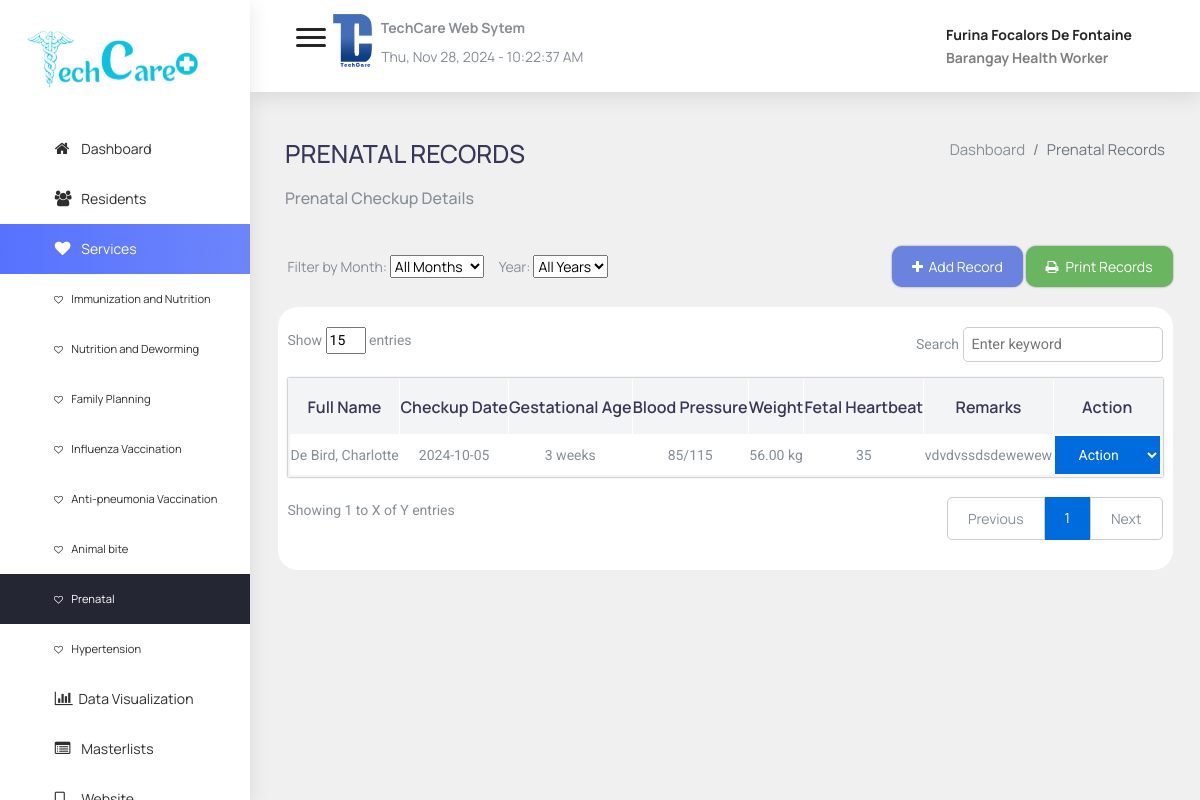
Page /admin/services7.php (signed in) on the earlier database version.
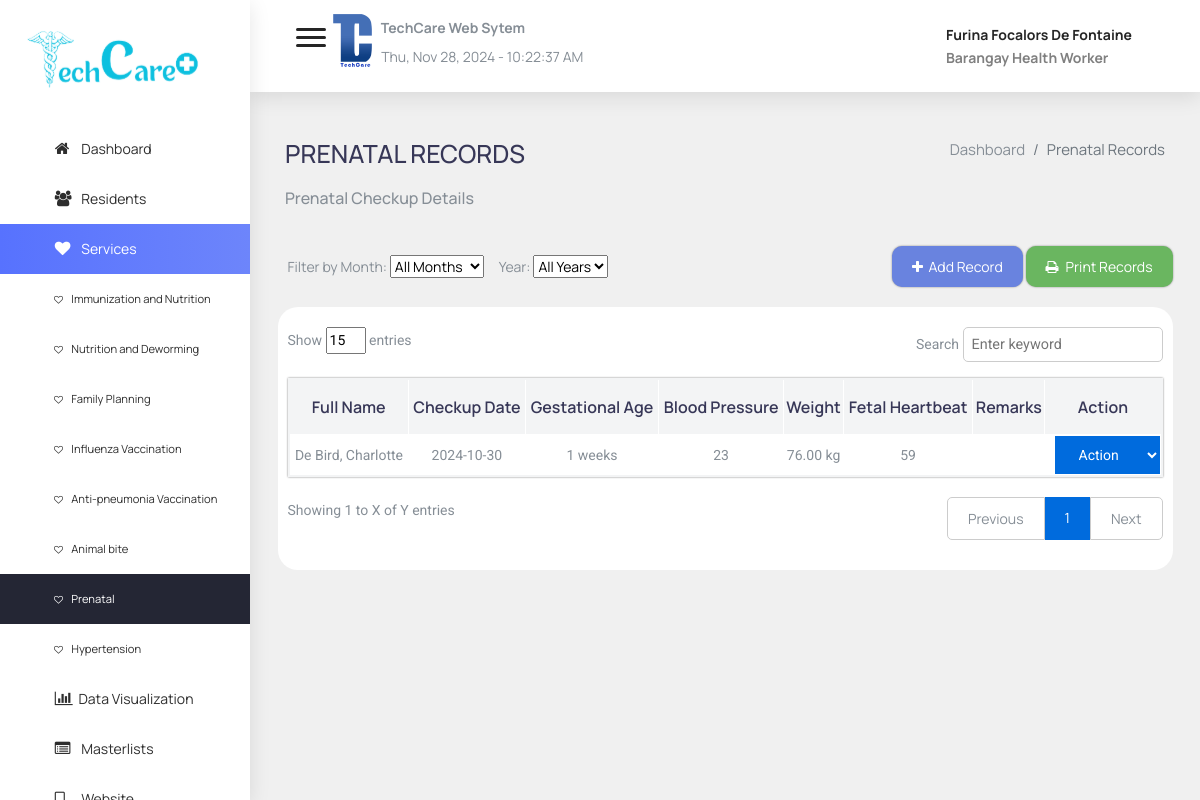
Same page on the later database version.
### tables this page shows
CREATE TABLE `prenatal` (
  `prenatal_id` int(11) NOT NULL,
  `resident_id` int(11) NOT NULL,
  `checkup_date` date NOT NULL,
  `gestational_age` int(11) DEFAULT NULL,
  `blood_pressure` varchar(50) DEFAULT NULL,
  `weight` decimal(10,2) DEFAULT NULL,
  `fetal_heartbeat` varchar(50) DEFAULT NULL,
  `calcium_supplementation` tinyint(1) DEFAULT 0,
  `iodine_capsules` tinyint(1) DEFAULT 0,
  `deworming_tablets` tinyint(1) DEFAULT 0,
  `syphilis_screened` tinyint(1) DEFAULT 0,
  `syphilis_positive` tinyint(1) DEFAULT 0,
  `hepB_screened` tinyint(1) DEFAULT 0,
  `hepB_positive` tinyint(1) DEFAULT 0,
  `hiv_screened` tinyint(1) DEFAULT 0,
  `cbc_tested` tinyint(1) DEFAULT 0,
  `cbc_anemia` tinyint(1) DEFAULT 0,
  `gestational_diabetes_screened` tinyint(1) DEFAULT 0,
  `gestational_diabetes_positive` tinyint(1) DEFAULT 0,
  `remarks` text DEFAULT NULL
);

CREATE TABLE `residents` (
  `id` int(11) NOT NULL,
  `fname` varchar(255) NOT NULL,
  `mname` varchar(255) NOT NULL,
  `lname` varchar(255) NOT NULL,
  `suffix` varchar(255) NOT NULL,
  `sex` varchar(255) NOT NULL,
  `bday` varchar(255) NOT NULL,
  `pob` varchar(255) NOT NULL,
  `religion` varchar(255) NOT NULL,
  `citizenship` varchar(255) NOT NULL,
  `street` varchar(255) NOT NULL,
  `zone` varchar(255) NOT NULL,
  `brgy` varchar(255) NOT NULL,
  `mun` varchar(255) NOT NULL,
  `province` varchar(255) NOT NULL,
  `zipcode` varchar(255) NOT NULL,
  `contact` varchar(255) NOT NULL,
  `educational` varchar(255) NOT NULL,
  `occupation` varchar(255) NOT NULL,
  `civil_status` varchar(255) NOT NULL,
  `labor_status` varchar(255) NOT NULL,
  `voter_status` varchar(255) NOT NULL,
  `pwd_status` varchar(255) NOT NULL,
  `four_p` varchar(255) NOT NULL,
  `vac_status` varchar(255) NOT NULL,
  `status` varchar(255) NOT NULL,
  `longitude` varchar(255) NOT NULL,
  `latitude` varchar(255) NOT NULL,
  `id_card_no` varchar(50) DEFAULT NULL,
  `profile` varchar(255) DEFAULT NULL,
  `qr_code` varchar(255) DEFAULT NULL
);

### admin/data/showPrenatal.php (the view, shortened to what this page needs)
<?php
include "dbcon.php";
$sql = "SELECT p.prenatal_id, r.fname, r.lname, p.checkup_date, p.gestational_age,
               p.blood_pressure, p.weight, p.fetal_heartbeat, p.remarks
        FROM prenatal p
        JOIN residents r ON p.resident_id = r.id
        WHERE 1";
$sql .= " ORDER BY p.checkup_date DESC";
$result = mysqli_query($conn, $sql);
if (mysqli_num_rows($result) > 0) {
    $even = 0;
    while ($row = mysqli_fetch_assoc($result)) {
        echo "<tr ";
        if ($even % 2 == 1) {
            echo "style='background-color:rgb(243,244,245);'";
        }
        echo ">";
        echo "<td>" . $row['lname'] . ", " . $row['fname'] . "</td>";
        echo "<td>" . $row['checkup_date'] . "</td>";
        echo "<td>" . $row['gestational_age'] . " weeks</td>";
        echo "<td>" . $row['blood_pressure'] . "</td>";
        echo "<td>" . $row['weight'] . " kg</td>";
        echo "<td>" . $row['fetal_heartbeat'] . "</td>";
        echo "<td>" . $row['remarks'] . "</td>";
        echo "<td>
                <select style='background-color:#006BDD;color:white;border:none;padding:10px 20px;' onchange='location = this.value;'>
                    <option value='' selected hidden>Action</option>
                    <option value='view/view_services7.php?view=" . $row['prenatal_id'] . "'>View</option>
                    <option value='view/services7.php?id=" . $row['prenatal_id'] . "'>Update</option>
                    <option value='view/delete_prenatal.php?id=" . $row['prenatal_id'] . "'>Delete</option>
                </select>
              </td>";
        echo "</tr>";
        $even++;
    }
    echo '</table>';
} else {
    echo "No data found.";
}
?>

Differences in the rows shown:
changed prenatal "De Bird": checkup_date "2024-10-05" → "2024-10-30"; gestational_age "3" → "1"; blood_pressure "85/115" → "23"; weight "56.00" → "76.00"; fetal_heartbeat "35" → "59"; remarks "vdvdvssdsdewewew" → (not shown)
